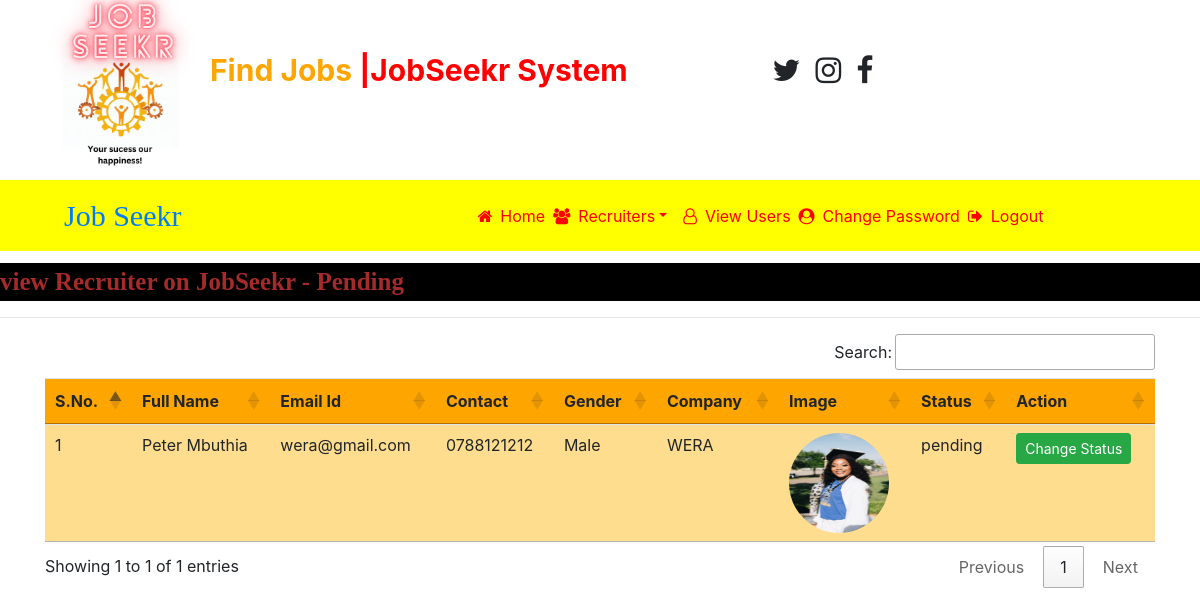
Page /recruiter_pending (signed in) on the committed database.
### Job/models.py (models this page shows, shortened)
class Recruiter(models.Model):
    user = models.ForeignKey(User, on_delete=models.CASCADE)
    mobile = models.CharField(max_length=14, null= True)
    image = models.FileField(null= True)
    gender = models.CharField(max_length=10, null=True)
    company= models.CharField(max_length=10, null=True)
    type = models.CharField(max_length=18, null=True)
    status = models.CharField(max_length=18, null=True)

### Job/views.py (the view)
# urls.py: path('recruiter_pending', recruiter_pending, name="recruiter_pending"),
def recruiter_pending(request):
    if not request.user.is_authenticated:
        return redirect('admin_login')
    data = Recruiter.objects.filter(status='pending')
    d = {'data':data}
    return render(request,'recruiter_pending.html',d)

### Job/templates/recruiter_pending.html
{% load static %}
{% block body %}
{% include 'admin_navigation.html' %}
<marquee class="text" style="color:red ; font-family:San-serif; font-size: 25px;color:brown ; background-color: black; font-weight:bolder; margin-top: 1%;">
   view Recruiter on JobSeekr - Pending
</marquee>
<hr>
<div class="background-color:aqua;">
<div class="container" >
    <table class="table table-hover " id="example">
        <thead>
        <tr style="background-color: orange;">
            <th>S.No.</th>
            <th>Full Name</th>
            <th>Email Id</th>
            <th>Contact</th>
            <th>Gender</th>
            <th>Company</th>
            <th>Image</th>
            <th>Status</th>
            <th>Action</th>
        </tr>
        </thead>
        <tbody>
        {% for i in data %}
            <tr style="background-color: #FFDD8E;">
                <td>{{forloop.counter}}</td>
                <td>{{i.user.first_name}} {{i.user.last_name}}</td>
                <td>{{i.user.username}}</td>
                <td>{{i.mobile}}</td>
                <td>{{i.gender}}</td>
                <td>{{i.company}}</td>
                <td><img src = "{{i.image.url}}" style="width:100px ; height:100px; border-radius:50%"></td>
                <td>{{i.status}}</td>
                <td><a href="{% url 'change_status' i.id %}" class="btn btn-success btn-sm" onclick="return confirm('Are you sure?')">Change Status</a></td>
            </tr>
        {% endfor %}
        </tbody>
    </table>
</div>
</div>
{% endblock %}

### rows in the picture
Recruiter: user.first_name "Peter", user.last_name "Mbuthia", user.username "wera@gmail.com", mobile "0788121212", gender "Male", company "WERA", image (picture), status "pending"
